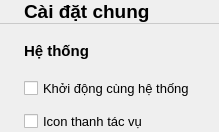
     <widget class="QWidget" name="general_page">
      <layout class="QHBoxLayout" name="horizontalLayout_2">
       <property name="spacing">
        <number>0</number>
       </property>
       <property name="leftMargin">
        <number>0</number>
       </property>
       <property name="topMargin">
        <number>0</number>
       </property>
       <property name="rightMargin">
        <number>0</number>
       </property>
       <property name="bottomMargin">
        <number>0</number>
       </property>
       <item>
        <widget class="QWidget" name="widget_2" native="true">
         <layout class="QVBoxLayout" name="verticalLayout">
          <property name="spacing">
           <number>12</number>
          </property>
          <property name="leftMargin">
           <number>0</number>
          </property>
          <property name="topMargin">
           <number>0</number>
          </property>
          <property name="rightMargin">
           <number>0</number>
          </property>
          <property name="bottomMargin">
           <number>0</number>
          </property>
          <item>
           <widget class="QWidget" name="header_general" native="true">
            <property name="minimumSize">
             <size>
              <width>0</width>
              <height>0</height>
             </size>
            </property>
            <property name="maximumSize">
             <size>
              <width>16777215</width>
              <height>64</height>
             </size>
            </property>
            <property name="styleSheet">
             <string notr="true">QWidget #header_general {
	border-bottom:1px solid #cacaca
}</string>
            </property>
            <layout class="QHBoxLayout" name="horizontalLayout_3">
             <property name="spacing">
              <number>0</number>
             </property>
             <property name="leftMargin">
              <number>24</number>
             </property>
             <property name="topMargin">
              <number>0</number>
             </property>
             <property name="rightMargin">
              <number>24</number>
             </property>
             <property name="bottomMargin">
              <number>1</number>
             </property>
             <item>
              <widget class="QLabel" name="label">
               <property name="minimumSize">
                <size>
                 <width>0</width>
                 <height>0</height>
                </size>
               </property>
               <property name="text">
                <string>&lt;html&gt;&lt;head/&gt;&lt;body&gt;&lt;p&gt;&lt;span style=&quot; font-size:14pt; font-weight:600;&quot;&gt;Cài đặt chung&lt;/span&gt;&lt;/p&gt;&lt;/body&gt;&lt;/html&gt;</string>
               </property>
              </widget>
             </item>
            </layout>
           </widget>
          </item>
          <item alignment="Qt::AlignTop">
           <widget class="QWidget" name="widget_3" native="true">
            <layout class="QVBoxLayout" name="verticalLayout_3">
             <property name="spacing">
              <number>12</number>
             </property>
             <property name="leftMargin">
              <number>24</number>
             </property>
             <property name="topMargin">
              <number>0</number>
             </property>
             <property name="rightMargin">
              <number>24</number>
             </property>
             <property name="bottomMargin">
              <number>0</number>
             </property>
             <item alignment="Qt::AlignTop">
              <widget class="QLabel" name="label_2">
               <property name="minimumSize">
                <size>
                 <width>0</width>
                 <height>30</height>
                </size>
               </property>
               <property name="maximumSize">
                <size>
                 <width>16777215</width>
                 <height>30</height>
                </size>
               </property>
               <property name="text">
                <string>&lt;html&gt;&lt;head/&gt;&lt;body&gt;&lt;p&gt;&lt;span style=&quot; font-size:11pt; font-weight:600;&quot;&gt;Hệ thống&lt;/span&gt;&lt;/p&gt;&lt;/body&gt;&lt;/html&gt;</string>
               </property>
              </widget>
             </item>
             <item>
              <widget class="QCheckBox" name="checkBox">
               <property name="font">
                <font>
                 <family>Segoe UI</family>
                 <pointsize>10</pointsize>
                </font>
               </property>
               <property name="text">
                <string>Khởi động cùng hệ thống</string>
               </property>
              </widget>
             </item>
             <item>
              <widget class="QCheckBox" name="checkBox_2">
               <property name="font">
                <font>
                 <family>Segoe UI</family>
                 <pointsize>10</pointsize>
                </font>
               </property>
               <property name="text">
                <string>Icon thanh tác vụ</string>
               </property>
              </widget>
             </item>
            </layout>
           </widget>
          </item>
         </layout>
        </widget>
       </item>
      </layout>
     </widget>
